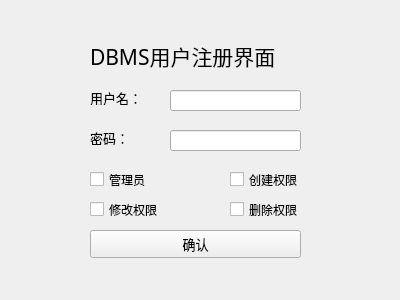
<?xml version="1.0" encoding="UTF-8"?>
<ui version="4.0">
 <class>RegistFrame</class>
 <widget class="QWidget" name="RegistFrame">
  <property name="geometry">
   <rect>
    <x>0</x>
    <y>0</y>
    <width>400</width>
    <height>300</height>
   </rect>
  </property>
  <property name="windowTitle">
   <string>Form</string>
  </property>
  <widget class="QLineEdit" name="edit_name">
   <property name="geometry">
    <rect>
     <x>170</x>
     <y>90</y>
     <width>131</width>
     <height>21</height>
    </rect>
   </property>
  </widget>
  <widget class="QPushButton" name="btn_confirm">
   <property name="geometry">
    <rect>
     <x>90</x>
     <y>230</y>
     <width>211</width>
     <height>28</height>
    </rect>
   </property>
   <property name="font">
    <font>
     <family>Agency FB</family>
     <pointsize>10</pointsize>
    </font>
   </property>
   <property name="text">
    <string>确认</string>
   </property>
  </widget>
  <widget class="QLineEdit" name="edit_pw">
   <property name="geometry">
    <rect>
     <x>170</x>
     <y>130</y>
     <width>131</width>
     <height>21</height>
    </rect>
   </property>
  </widget>
  <widget class="QLabel" name="label_3">
   <property name="geometry">
    <rect>
     <x>90</x>
     <y>40</y>
     <width>251</width>
     <height>31</height>
    </rect>
   </property>
   <property name="font">
    <font>
     <family>华光仿宋_CNKI</family>
     <pointsize>16</pointsize>
    </font>
   </property>
   <property name="text">
    <string>DBMS用户注册界面</string>
   </property>
  </widget>
  <widget class="QLabel" name="label_2">
   <property name="geometry">
    <rect>
     <x>90</x>
     <y>130</y>
     <width>72</width>
     <height>15</height>
    </rect>
   </property>
   <property name="font">
    <font>
     <family>Agency FB</family>
     <pointsize>10</pointsize>
    </font>
   </property>
   <property name="text">
    <string>密码：</string>
   </property>
  </widget>
  <widget class="QLabel" name="label">
   <property name="geometry">
    <rect>
     <x>90</x>
     <y>90</y>
     <width>72</width>
     <height>15</height>
    </rect>
   </property>
   <property name="font">
    <font>
     <family>Agency FB</family>
     <pointsize>10</pointsize>
    </font>
   </property>
   <property name="text">
    <string>用户名：</string>
   </property>
  </widget>
  <widget class="QCheckBox" name="dbaCheck">
   <property name="geometry">
    <rect>
     <x>90</x>
     <y>170</y>
     <width>91</width>
     <height>19</height>
    </rect>
   </property>
   <property name="text">
    <string>管理员</string>
   </property>
  </widget>
  <widget class="QCheckBox" name="createCheck">
   <property name="geometry">
    <rect>
     <x>230</x>
     <y>170</y>
     <width>91</width>
     <height>19</height>
    </rect>
   </property>
   <property name="text">
    <string>创建权限</string>
   </property>
  </widget>
  <widget class="QCheckBox" name="updateCheck">
   <property name="geometry">
    <rect>
     <x>90</x>
     <y>200</y>
     <width>91</width>
     <height>19</height>
    </rect>
   </property>
   <property name="text">
    <string>修改权限</string>
   </property>
  </widget>
  <widget class="QCheckBox" name="deleteCheck">
   <property name="geometry">
    <rect>
     <x>230</x>
     <y>200</y>
     <width>91</width>
     <height>19</height>
    </rect>
   </property>
   <property name="text">
    <string>删除权限</string>
   </property>
  </widget>
 </widget>
 <resources/>
 <connections>
  <connection>
   <sender>dbaCheck</sender>
   <signal>clicked()</signal>
   <receiver>RegistFrame</receiver>
   <slot>on_checkBox_dba()</slot>
   <hints>
    <hint type="sourcelabel">
     <x>112</x>
     <y>176</y>
    </hint>
    <hint type="destinationlabel">
     <x>76</x>
     <y>176</y>
    </hint>
   </hints>
  </connection>
 </connections>
 <slots>
  <slot>on_checkBox_dba()</slot>
 </slots>
</ui>
